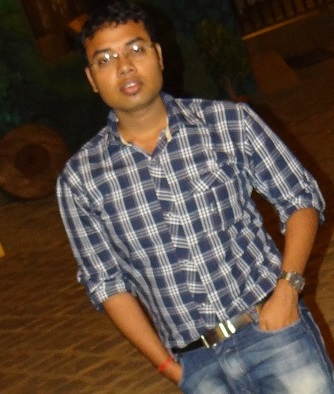
#> input picture MasteringML_wSkLearn/data/atul.jpg, 334 x 394 px
$ jupyter execute --allow-errors 06_Clustering_with_K-Means.ipynb   (shell and % lines are left out)   (older library calls are emulated)
#> lines starting #> are read from the running program, lines starting #| are printed output that depends on the picture
## 6: Clustering with K-Means

The goal of unsupervised learning is to discover hidden structure or patterns in unlabeled training
data. Clustering, or cluster analysis, is the task of grouping observations such that
members of the same group, or cluster, are more similar to each other by a given
metric than they are to the members of the other clusters.

**Clustering with the K-Means algorithm**

K-Means is an iterative process of moving the centers of the clusters, or the
centroids, to the mean position of their constituent points, and re-assigning instances
to their closest clusters. The titular K is a hyperparameter that specifies the number of
clusters that should be created; K-Means automatically assigns observations to clusters
but cannot determine the appropriate number of clusters. K must be a positive integer
that is less than the number of instances in the training set.

The parameters of K-Means are the positions of the clusters' centroids and the
observations that are assigned to each cluster. Like generalized linear models and
decision trees, the optimal values of K-Means' parameters are found by minimizing
a cost function. The cost function for K-Means is given by the following equation:

$$ J = \sum_{k=1}^{K} \sum_{i \epsilon C_k} || x_i - \mu_k || ^2 $$

In the preceding equation, k μ is the centroid for the cluster k . The cost function sums
the distortions of the clusters. Each cluster's distortion is equal to the sum of the
squared distances between its centroid and its constituent instances. The distortion is
small for compact clusters and large for clusters that contain scattered instances.

The parameters that minimize the cost function are learned through an iterative process
of assigning observations to clusters and then moving the clusters.

In practice, setting the centroids' positions equal to the positions of randomly selected observations yields the best
results. During each iteration, K-Means assigns observations to the cluster that they
are closest to, and then moves the centroids to their assigned observations' mean
location.

### The elbow method

If K is not specified by the problem's context, the optimal number of clusters can
be estimated using a technique called the elbow method. The elbow method plots
the value of the cost function produced by different values of K. As K increases,
the average distortion will decrease; each cluster will have fewer constituent
instances, and the instances will be closer to their respective centroids.
..................However, the improvements to the average distortion will decline as K increases. The value
of K at which the improvement to the distortion declines the most is called the
elbow.

[cell 1]
# import
from sklearn.cluster import KMeans, MiniBatchKMeans
from sklearn.linear_model import LogisticRegression
from sklearn import metrics
from sklearn.utils import shuffle
import mahotas as mh
from mahotas.features import surf


import glob
import numpy as np
import matplotlib.pyplot as plt
from scipy.spatial.distance import cdist

[cell 2]
cluster1 = np.random.uniform(0.5, 1.5, (2, 10))
cluster2 = np.random.uniform(3.5, 4.5, (2, 10))

x = np.array([1, 2, 3, 1, 5, 6, 5, 5, 6, 7, 8, 9, 7, 9])
y = np.array([1, 3, 2, 2, 8, 6, 7, 6, 7, 1, 2, 1, 1, 3])


plt.plot(x,y, 'ob')
plt.margins(0.2)
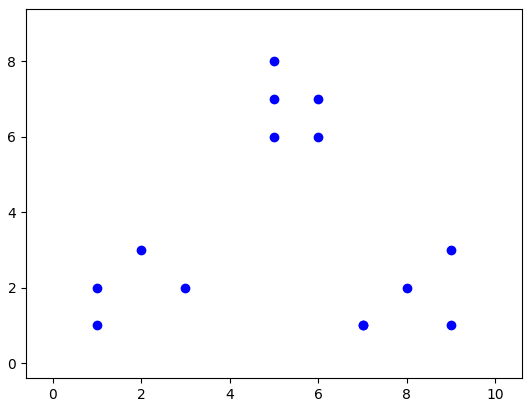
#> figure drawn by matplotlib, 1 panel

[cell 3]
X = np.hstack((cluster1, cluster2)).T
X = np.vstack((x, y)).T

K = range(1, 10)
meandistortions = []
for k in K:
	kmeans = KMeans(n_clusters=k)
	kmeans.fit(X)
	meandistortions.append(sum(np.min(cdist(X, kmeans.cluster_centers_, 'euclidean'), axis=1)) / X.shape[0])

plt.plot(K, meandistortions, 'bx-')
plt.xlabel('k')
plt.ylabel('Average distortion')
plt.title('Selecting k with the Elbow Method')
plt.show()
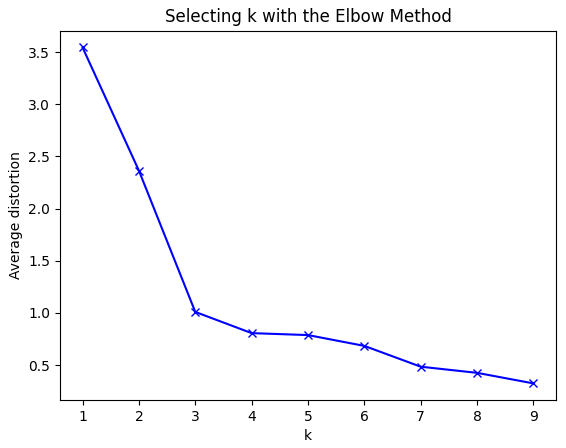
#> figure drawn by matplotlib, 1 panel

** Evaluating clusters **

The **silhouette coefficient** is a measure of
the compactness and separation of the clusters. It increases as the quality of the clusters
increase; it is large for compact clusters that are far from each other and small for large,
overlapping clusters. The silhouette coefficient is calculated per instance; for a set of
instances, it is calculated as the mean of the individual samples' scores. The silhouette
coefficient for an instance is calculated with the following equation:

$$ s = \frac{ba}{max(a,b)} $$

a is the mean distance between the instances in the cluster. b is the mean distance
between the instance and the instances in the next closest cluster.

[cell 4]
plt.figure(figsize=(12,9))
plt.subplot(3, 2, 1)


x1 = np.array([1, 2, 3, 1, 5, 6, 5, 5, 6, 7, 8, 9, 7, 9])
x2 = np.array([1, 3, 2, 2, 8, 6, 7, 6, 7, 1, 2, 1, 1, 3])
X = np.array(list(zip(x1, x2))).reshape(len(x1), 2)
#print(list(zip(x1, x2)))


plt.xlim([0, 10])
plt.ylim([0, 10])
plt.title('Instances')
plt.scatter(x1, x2)

colors = ['b', 'g', 'r', 'c', 'm', 'y', 'k', 'b']
markers = ['o', 's', 'D', 'v', '^', 'p', '*', '+']
tests = [2, 3, 4, 5, 8]
subplot_counter = 1

for t in tests:
    subplot_counter += 1
    plt.subplot(3, 2, subplot_counter)
    kmeans_model = KMeans(n_clusters=t).fit(X)
    for i, l in enumerate(kmeans_model.labels_):
        plt.plot(x1[i], x2[i], color=colors[l], marker=markers[l], ls='None')
    plt.xlim([0, 10])
    plt.ylim([0, 10])
    plt.title('K = %s, silhouette coefficient = %.03f' % (
        t, metrics.silhouette_score(X, kmeans_model.labels_, metric='euclidean')))
plt.show()
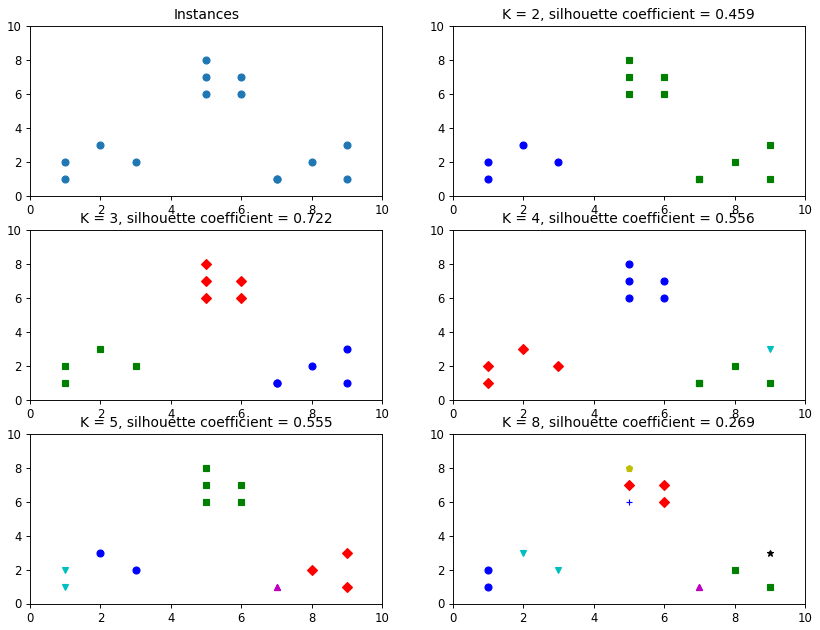
#> figure drawn by matplotlib, 6 panels

#### Image Quantization

[cell 5]
original_img = np.array(mh.imread('data/atul.jpg'), dtype=np.float64) / 255
original_dimensions = tuple(original_img.shape)
#> original_dimensions = (394, 334, 3)
width, height, depth = tuple(original_img.shape)
#> width = 394; height = 334; depth = 3
image_flattened = np.reshape(original_img, (width * height, depth))

[cell 6]
image_array_sample = shuffle(image_flattened, random_state=0)[:1000]
#> image_array_sample = 1000 rows, first 8: [0.22, 0.18, 0.176], [0.337, 0.298, 0.29], [0.431, 0.29, 0.196], [0.6, 0.604, 0.612], [0.267, 0.271, 0.349], [0.106, 0.0392, 0.00784], [0.224, 0.098, 0.0157], [0.282, 0.282, 0.329]
estimator = KMeans(n_clusters=64, random_state=0)
estimator.fit(image_array_sample)
cluster_assignments = estimator.predict(image_flattened)


compressed_palette = estimator.cluster_centers_
compressed_img = np.zeros((width, height, compressed_palette.shape[1]))
label_idx = 0
for i in range(width):
    for j in range(height):
        compressed_img[i][j] = compressed_palette[cluster_assignments[label_idx]]
        label_idx += 1
#> after the loop, label_idx = 131596
plt.subplot(122)
plt.title('Original Image')
plt.imshow(original_img)
plt.axis('off')
plt.subplot(121)
plt.title('Compressed Image')
plt.imshow(compressed_img)
plt.axis('off')
plt.show()
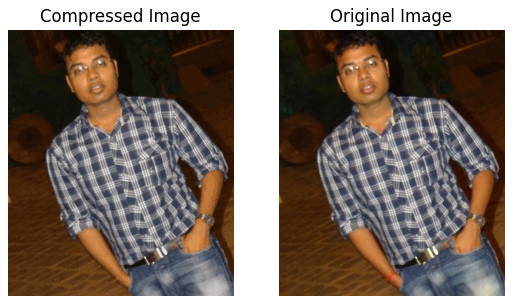
#> figure drawn by matplotlib, 2 panels

#### Clustering to learn features

[cell 7]
all_instance_filenames = []
all_instance_targets = []

for f in glob.glob('C:/Users/atul.singh/Downloads/cat_dog_test/test1/*.jpg'):
	target = 1 if 'cat' in f else 0
	all_instance_filenames.append(f)
	all_instance_targets.append(target)

surf_features = []
counter = 0

for f in all_instance_filenames:
	#print('Reading image:', f)
	image = mh.imread(f, as_grey=True)
	surf_features.append(surf.surf(image)[:, 5:])

train_len = int(len(all_instance_filenames) * .60)

#> (the rest of this cell did not finish here and is left out)

[cell 8]
n_clusters = 300
#> (the rest of this cell did not finish here and is left out)

[cell 9]
X_train = []
for instance in surf_features[:train_len]:
	clusters = estimator.predict(instance)
	features = np.bincount(clusters)
	if len(features) < n_clusters:
		features = np.append(features, np.zeros((1, n_clusterslen(features))))
		X_train.append(features)

[cell 10]
X_test = []
for instance in surf_features[train_len:]:
	clusters = estimator.predict(instance)
	features = np.bincount(clusters)
	if len(features) < n_clusters:
		features = np.append(features, np.zeros((1, n_clusterslen(features))))
	X_test.append(features)
